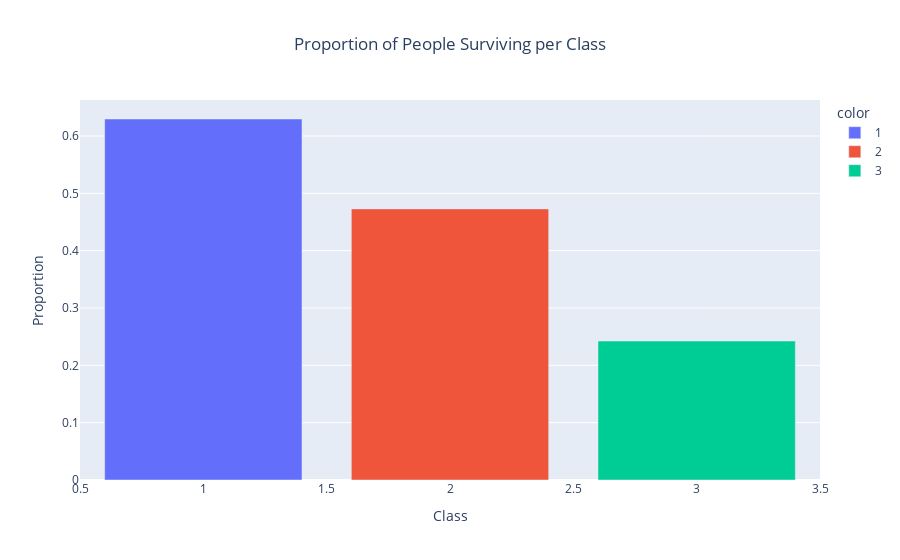

Notebook code cell kept with this figure:
### Markdown cell above
### Proportion of Survivors by Class and By Age

### Code cell
figure = px.bar(x= train.groupby(['Pclass']).count().index, 
                     y = train.groupby(['Pclass'])['Survived'].mean(),
                color = train.groupby(['Pclass']).count().index,
               title = 'Proportion of People Surviving per Class')
figure.update_layout(xaxis_title = 'Class',
              yaxis_title = 'Proportion',
              title = dict(x=0.5))
figure.show()

### Figure 1 — Plotly figure (JSON) as saved in the notebook; plotly's stock layout.template omitted (floating-point values rounded to 4 significant figures)
{"data": [{"alignmentgroup": "True", "hovertemplate": "color=1<br>x=%{x}<br>y=%{y}<extra></extra>", "legendgroup": "1", "marker": {"color": "#636efa"}, "name": "1", "offsetgroup": "1", "orientation": "v", "showlegend": true, "textposition": "auto", "type": "bar", "x": ["1"], "xaxis": "x", "y": [0.6296], "yaxis": "y"}, {"alignmentgroup": "True", "hovertemplate": "color=2<br>x=%{x}<br>y=%{y}<extra></extra>", "legendgroup": "2", "marker": {"color": "#EF553B"}, "name": "2", "offsetgroup": "2", "orientation": "v", "showlegend": true, "textposition": "auto", "type": "bar", "x": ["2"], "xaxis": "x", "y": [0.4728], "yaxis": "y"}, {"alignmentgroup": "True", "hovertemplate": "color=3<br>x=%{x}<br>y=%{y}<extra></extra>", "legendgroup": "3", "marker": {"color": "#00cc96"}, "name": "3", "offsetgroup": "3", "orientation": "v", "showlegend": true, "textposition": "auto", "type": "bar", "x": ["3"], "xaxis": "x", "y": [0.2424], "yaxis": "y"}], "layout": {"barmode": "relative", "legend": {"title": {"text": "color"}, "tracegroupgap": 0}, "title": {"text": "Proportion of People Surviving per Class", "x": 0.5}, "xaxis": {"anchor": "y", "domain": [0, 1], "title": {"text": "Class"}}, "yaxis": {"anchor": "x", "domain": [0, 1], "title": {"text": "Proportion"}}}}
